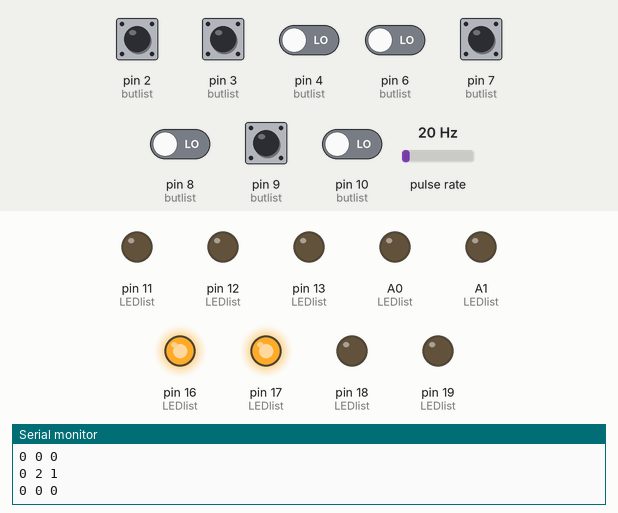
Simulated run of this sketch. Board: Arduino Uno, built with avr-gcc and run on an emulated ATmega328P. Shown: output pins drawn as LEDs (lit = HIGH), the last lines printed to the serial monitor. Wiring (inferred from the names in the program): pulse sensor: data pin 5. Dashed ring = blinking. The test bench sets the inputs (shaded band); at power-on: pin 2 (butlist), pin 3 (butlist), pin 4 (butlist), pin 6 (butlist), pin 7 (butlist), pin 8 (butlist), pin 9 (butlist), pin 10 (butlist) LOW, pulse rate 20 Hz.

Above: at 1.2 s.
1.3 s: pin 2 (butlist) pulled HIGH for 0.15 s
At 2.4 s:
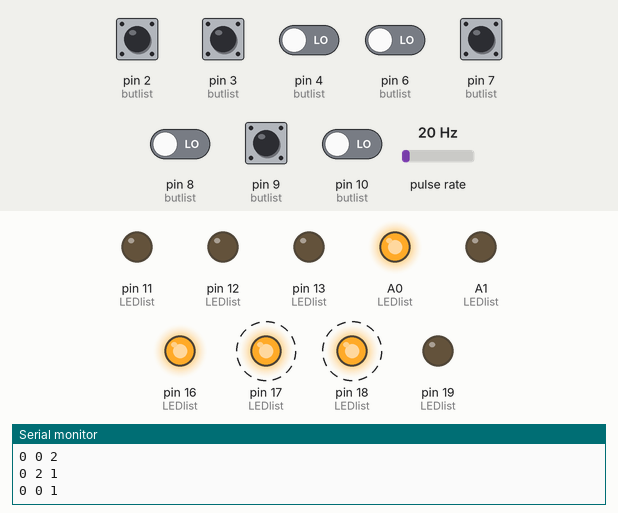
4.3 s: pin 3 (butlist) pulled HIGH for 0.15 s
At 6.9 s:
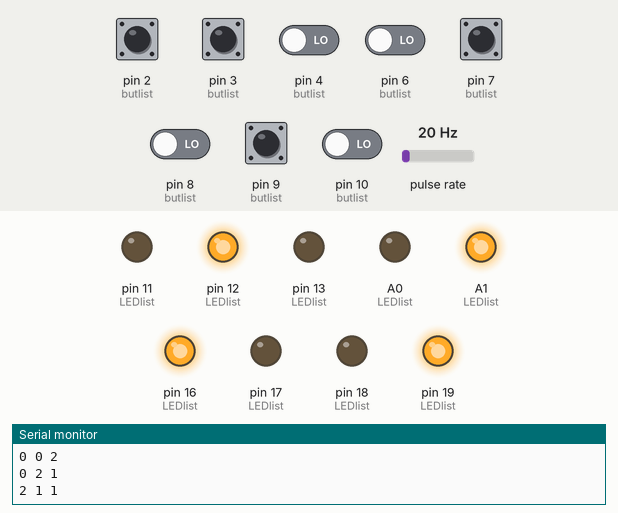
7.3 s: pin 2 (butlist) driven HIGH and pin 4 (butlist) driven HIGH
10.3 s: pin 9 (butlist) pulled HIGH for 0.15 s
At 11.4 s:
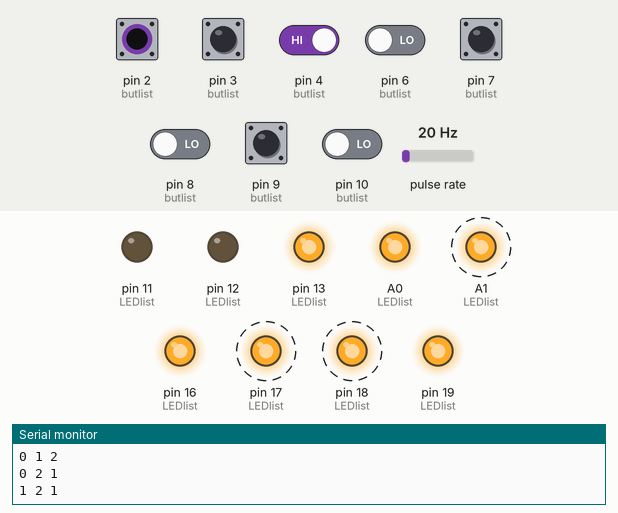
13.3 s: pin 7 (butlist) pulled HIGH for 0.15 s
At 14.4 s:
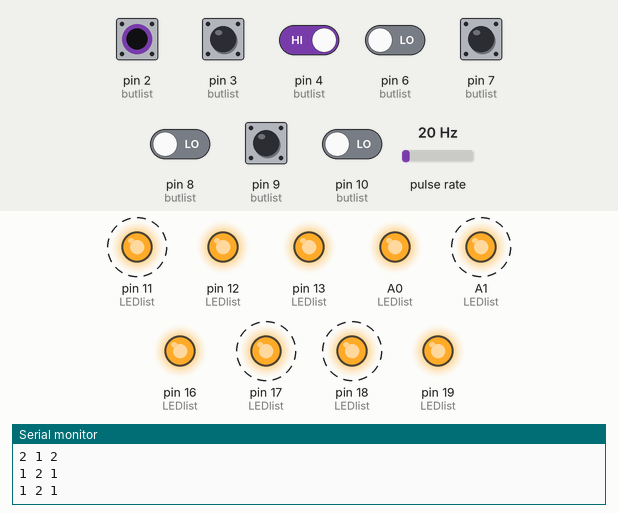
Timing chart, 0 to 17.4 s (numbered marks = the images above; inputs shaded):
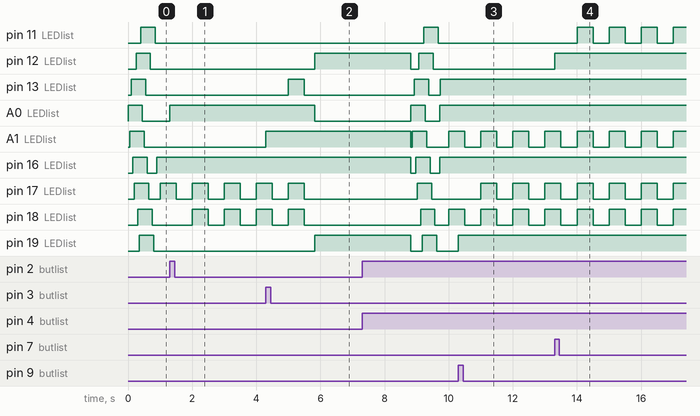

Measured:
- after the input at 1.3 s, A0 (LEDlist): LOW → HIGH at once; pin 18 (LEDlist): alternates HIGH for 0.50 s and LOW for 0.50 s, starting after 0.70 s
- after the input at 4.3 s, pin 12 (LEDlist), pin 19 (LEDlist): LOW → HIGH after 1.5 s; pin 13 (LEDlist): LOW → HIGH after 0.70 s, → LOW 0.50 s later; A0 (LEDlist): HIGH → LOW after 1.5 s; A1 (LEDlist): LOW → HIGH at once; pin 17 (LEDlist), pin 18 (LEDlist): goes on until 5.5 s, then stays LOW
- after the input at 10.3 s, pin 17 (LEDlist): alternates HIGH for 0.50 s and LOW for 0.50 s, starting after 0.70 s; pin 19 (LEDlist): LOW → HIGH at once
- after the input at 13.3 s, pin 11 (LEDlist): alternates HIGH for 0.50 s and LOW for 0.50 s, starting after 0.70 s; pin 12 (LEDlist): LOW → HIGH at once
- by itself, pin 17 (LEDlist): alternates HIGH for 0.50 s and LOW for 0.50 s

The sketch:

TicTacToe.ino
```cpp
/*
  Control a tictactoe game
*/

  const int Led1 = A0; //A0
  const int Led2 = A1; //A1
  const int Led3 = 13;
  const int Led4 = 16; //A2
  const int Led5 = 17; //A3
  const int Led6 = 12;
  const int Led7 = 18; //A4
  const int Led8 = 19; //A5
  const int Led9 = 11;

  const int LEDlist[3][3] = {{Led1,Led2,Led3},{Led4,Led5,Led6},{Led7,Led8,Led9}};
  const int LEDlist1d[9] = {Led1,Led2,Led3,Led4,Led5,Led6,Led7,Led8,Led9};
  const int butlist[3][3] = {{2,3,4},{5,6,7},{8,9,10}};

  int board[3][3];
  int piscando[5] = {0};

  bool ledState = false;

void x_win(){
  for(int i=0;i <= 7; i+=2){
    digitalWrite(LEDlist1d[i], HIGH);
    digitalWrite(LEDlist1d[i+1], LOW);
  }
  digitalWrite(LEDlist1d[8], HIGH);
  delay(3000);
}

void o_win(){
  for(int i=0;i <= 7; i+=2){
    digitalWrite(LEDlist1d[i], LOW);
    digitalWrite(LEDlist1d[i+1], HIGH);
  }
  digitalWrite(LEDlist1d[8], LOW);
  delay(3000);
}

void padrao(){
  for(int i=0;i < 3; i++){
    for (int j = 0; j < 3; ++j)
    {
      digitalWrite(LEDlist[i][j], LOW);
    }
  }
  for(int i=0;i < 3; i++){
    for (int j = 0; j < 3; ++j)
    {
      digitalWrite(LEDlist[i][j], HIGH);
      delay(50);
    }
  }
  for(int i=0;i < 3; i++){
    for (int j = 0; j < 3; ++j)
    {
      digitalWrite(LEDlist[i][j], LOW);
      delay(50);
    }
  }

}

ISR(TIMER1_COMPA_vect)
{
  ledState =!ledState;
  for(int n=0; n<5; n++){
    if(piscando[n] != 0){
    digitalWrite(piscando[n], ledState);
    }
  }
}

bool rowCrossed(int board[3][3])
{
    for (int i=0; i<2; i++)
    {
        if (board[i][0] == board[i][1] &&
            board[i][1] == board[i][2] &&
            board[i][0] != 0)
            return (true);
    }
    return(false);
}

// A function that returns true if any of the column
// is crossed with the same player's move
bool columnCrossed(int board[3][3])
{
    for (int i=0; i<2; i++)
    {
        if (board[0][i] == board[1][i] &&
            board[1][i] == board[2][i] &&
            board[0][i] != 0)
            return (true);
    }
    return(false);
}

// A function that returns true if any of the diagonal
// is crossed with the same player's move
bool diagonalCrossed(int board[3][3])
{
    if (board[0][0] == board[1][1] &&
        board[1][1] == board[2][2] &&
        board[0][0] != 0)
        return(true);

    if (board[0][2] == board[1][1] &&
        board[1][1] == board[2][0] &&
         board[0][2] != 0)
        return(true);

    return(false);
}

// A function that returns true if the game is over
// else it returns a false
bool gameOver(int board[3][3])
{
    return(rowCrossed(board) || columnCrossed(board)
            || diagonalCrossed(board) );
}

void setup() {
  // initialize serial communication at 9600 bits per second:
  Serial.begin(9600);
  // make the pushbutton's pin an input:
  for(int i=2;i <= 10; i++){
    pinMode(i, INPUT);
  }

  for(int i=0;i < 3; i++){
    for (int j = 0; j < 3; ++j){
    pinMode(LEDlist[i][j], OUTPUT);
    }
  }

  TCCR1A = 0;                      //Reset Timer1 control Registor A

  bitClear(TCCR1B, WGM13);         //Set CTC mode
  bitSet(TCCR1B, WGM12);


  bitSet(TCCR1B, CS12);            //Set prescaler to 1024
  bitClear(TCCR1B, CS11);
  bitSet(TCCR1B, CS10);

  //Reset Timer1
  TCNT1 = 0;

  //set compare value
  //OCR1A = 3906;     //for 0.25sec
  OCR1A = 7812;    //for 0.5sec
  //OCR1A = 15625;   //for 1sec
  //OCR1A = 31250;   //for 2sec

  bitSet(TIMSK1, OCIE1A); // Enable Timer1 compare interrupt
  sei();                  // Enable global interrupts
}

void clearBoard(int board[3][3]){
  for(int i=0;i < 3; i++){
    for (int j = 0; j < 3; j++)
    {
      board[i][j] = 0;
    }
  }
  for(int n=0; n<5; n++){
      piscando[n]=0;
    }
}

void loop() {
  // read the input pin:
  bool buttonState;
  int gameon = 1;
  bool vez = 1;
  int counter = 0;
  int turno = 0;


  clearBoard(board);
  // JOGO COMEÇOU
    // padrao de inicio
    padrao();


  while(gameon == 1){

    while (vez == 1){

      for(int i = 0; i < 3; i++){
        for (int j = 0; j < 3; j++){

          if(digitalRead(butlist[i][j]) == 1){
            if(0 == board[i][j]){
                vez = 0;
                board[i][j] = 1;
                digitalWrite(LEDlist[i][j], HIGH);
                break;
              }
            }
          }
        }
      }

    // END GAME CHECK
    if(gameOver(board)){ //pattern x
      gameon = 0;
      delay(1500);
      clearBoard(board);
      x_win();
      break;
    }

    if(turno == 4){ //all lights
      gameon = 0;
      delay(1500);
      clearBoard(board);
      padrao();
      break;
    }

    delay(20);


    // AI
    //Win if possible:
    //Check lines
      int i = 0;
      while ((i<3)&&(vez == 0))
        {
          counter = 0;
          for (int j=0; j<3; j++)
            {
              if (board[i][j] == 2)
              {
                counter = counter + 1;
              }
            }
          if (counter == 2) //If there is a winning move in the line
          for (int j = 0; j<3; j++)
            if (board[i][j]==0)
            {
              board[i][j] = 2;
              vez = 1;
              piscando[turno] = LEDlist[i][j];
            }
          i++;
        }

    //Check columns
      i = 0;
      while ((i<3)&&(vez == 0))
        {
          counter = 0;
          for (int j=0; j<3; j++)
            {
              if (board[j][i] == 2)
              {
                counter = counter + 1;
              }
            }
          if (counter == 2) //If there is a winning move in the line
          for (int j = 0; j<3; j++)
            if (board[j][i]==0)
            {
              board[j][i] = 2;
              vez = 1;
              piscando[turno] = LEDlist[j][i];
            }
          i++;
        }

      //Check diagonals
      counter = 0;
      for (i=0; i<3; i++)
        {
          if (board[i][i] == 2)
              {
                counter = counter + 1;
              }
        }
      if (counter == 2) //If there is a winning move in the diagonal
      for (i = 0; i<3; i++)
        {
          if (board[i][i]==0)
            {
              board[i][i] = 2;
              vez = 1;
              piscando[turno] = LEDlist[i][i];
            }
        }


      counter = 0;
      for (i=0; i<3; i++)
        {
          if (board[i][2-i] == 2)
              {
                counter = counter + 1;
              }
        }
      if (counter == 2) //If there is a winning move in the diagonal
      for (i = 0; i<3; i++)
        {
          if (board[i][2-i]==0)
            {
              board[i][2-i] = 2;
              vez = 1;
              piscando[turno] = LEDlist[i][2-i];
            }
        }


    //Block winning player moves
        int j = 0;
    //Check lines
      i = 0;
      while ((i<3)&&(vez == 0))
        {
          counter = 0;
          for (j=0; j<3; j++)
            {
              if (board[i][j] == 1)
              {
                counter = counter + 1;
              }
            }
          if (counter == 2) //If there is a winning move in the line
          for (j = 0; j<3; j++)
            if (board[i][j]==0)
            {
              board[i][j] = 2;
              vez = 1;
              piscando[turno] = LEDlist[i][j];
            }
          i++;
        }

    //Check columns
      i = 0;
      while ((i<3)&&(vez == 0))
        {
          counter = 0;
          for (j=0; j<3; j++)
            {
              if (board[j][i] == 1)
              {
                counter = counter + 1;
              }
            }
          if (counter == 2) //If there is a winning move in the line
          for (j = 0; j<3; j++)
            if (board[j][i]==0)
            {
              board[j][i] = 2;
              vez = 1;
              piscando[turno] = LEDlist[j][i];
            }
          i++;
        }

      //Check diagonals
      while(vez == 0)
      {
        counter = 0;

        for (i=0; i<3; i++)
          {
            if (board[i][i] == 1)
                {
                  counter = counter + 1;
                }
          }
        if (counter == 2){ //If there is a winning move in the diagonal
          for (i = 0; i<3; i++)
          {
            if (board[i][i]==0)
              {
                board[i][i] = 2;
                vez = 1;
                piscando[turno] = LEDlist[i][i];
              }
          }
        }


        counter = 0;
        for (i=0; i<3; i++)
          {
            if (board[i][2-i] == 1)
                {
                  counter = counter + 1;
                }
          }
        if (counter == 2){ //If there is a winning move in the diagonal
          for (i = 0; i<3; i++)
          {
            if (board[i][2-i]==0)
              {
                board[i][2-i] = 2;
                vez = 1;
                piscando[turno] = LEDlist[i][2-i];
              }
          }
          }

        //If there are no winning moves for either side:
        if (board[1][1]==0&&vez == 0)
          {
            board[1][1] = 2;
            vez = 1;
            piscando[turno] = LEDlist[1][1];
          }
        if (board[1][0]==0&&vez == 0)
          {
            board[1][0] = 2;
            vez = 1;
            piscando[turno] = LEDlist[1][0];
          }
        if (board[0][1]==0&&vez == 0)
          {
            board[0][1] = 2;
            vez = 1;
            piscando[turno] = LEDlist[0][1];
          }
        if (board[1][2]==0&&vez == 0)
          {
            board[1][2] = 2;
            vez = 1;
            piscando[turno] = LEDlist[1][2];
          }
        if (board[2][1]==0&&vez == 0)
          {
            board[2][1] = 2;
            vez = 1;
            piscando[turno] = LEDlist[2][1];
          }

        if (board[0][0]==0&&vez == 0)
          {
            board[0][0] = 2;
            vez = 1;
            piscando[turno] = LEDlist[0][0];
          }
        if (board[2][2]==0&&vez == 0)
          {
            board[2][2] = 2;
            vez = 1;
            piscando[turno] = LEDlist[2][2];
          }
        if (board[0][2]==0&&vez == 0)
          {
            board[0][2] = 2;
            vez = 1;
            piscando[turno] = LEDlist[0][2];
          }
        }

        Serial.print("turno: ");
        Serial.println(turno);
        String str;

        Serial.println(str+board[2][2]+" "+board[2][1]+" "+board[2][0]);
        Serial.println(str+board[1][2]+" "+board[1][1]+" "+board[1][0]);
        Serial.println(str+board[0][2]+" "+board[0][1]+" "+board[0][0]);
        turno ++;

        if(gameOver(board)){ //all lights
          gameon = 0;
          delay(1500);
          clearBoard(board);
          o_win();
          break;
        }
    }
    clearBoard(board);
}
```
